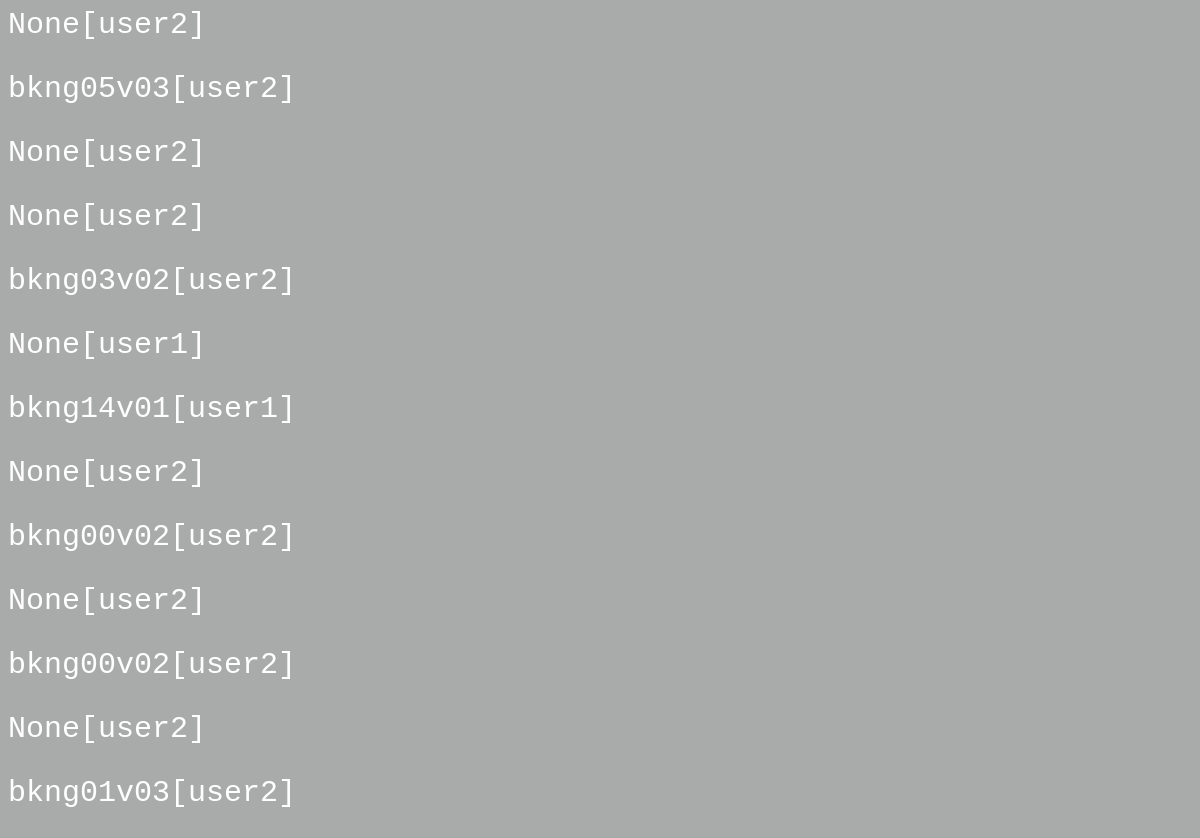
The app's page /bookings/, older data.
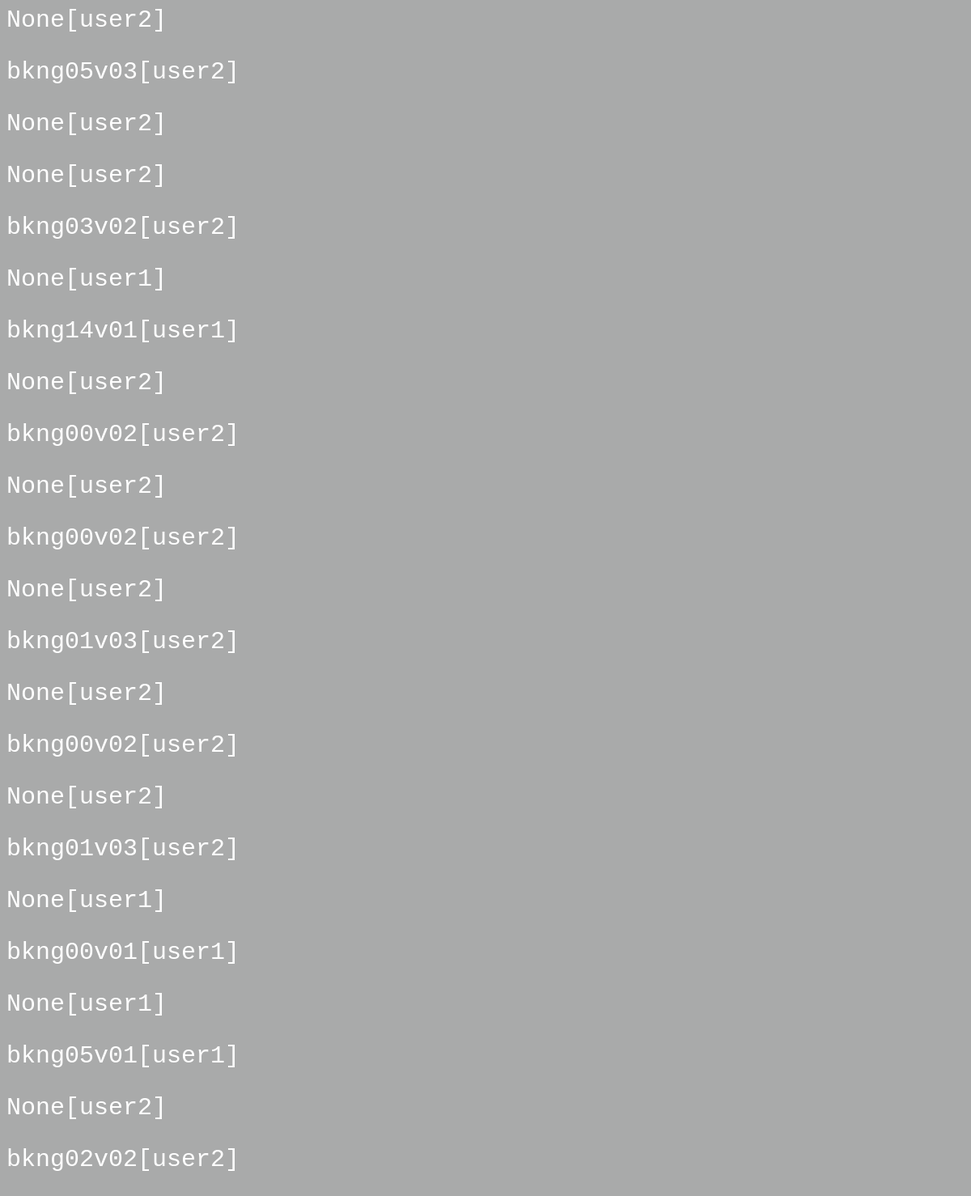
The same page, newer data.
### personal/models.py (models this page shows)
class Booking_model(models.Model) :
    booking_id = models.CharField(max_length=10, null=True)
    slot_id = models.CharField(max_length=10)
    want_to_book_the_slot = models.BooleanField(default=False)
    vehicle_id = models.CharField(max_length=20, null=True, blank=True)
    username = models.CharField(max_length=20, null=True)
    expired = models.BooleanField(default=False)
    def __str__(self):
        return str(self.booking_id) + "[" + self.username + "]"

### personal/views.py (the view)
# urls.py: path('bookings/', all_bookings_view, name="all_bookings"),
def all_bookings_view(request) :
    bookings = Booking_model.objects.all()
    context = {}
    context['bookings'] = bookings
    return render(request, 'personal/all_bookings.html', context)

### personal/templates/personal/all_bookings.html (shortened to what this page needs)
<body class="body">
    {% block content %}
        {% for booking in bookings %}
            <p> {{booking}} </p>
        {% endfor %}
    {% endblock %}
</body>

Row changes from the older to the newer data that the page shows:
added Booking_model: booking+username "None[user2]"
added Booking_model: booking+username "bkng00v02[user2]"
added Booking_model: booking+username "None[user2]"
added Booking_model: booking+username "bkng01v03[user2]"
added Booking_model: booking+username "None[user1]"
added Booking_model: booking+username "bkng00v01[user1]"
added Booking_model: booking+username "None[user1]"
added Booking_model: booking+username "bkng05v01[user1]"
added Booking_model: booking+username "None[user2]"
added Booking_model: booking+username "bkng02v02[user2]"
